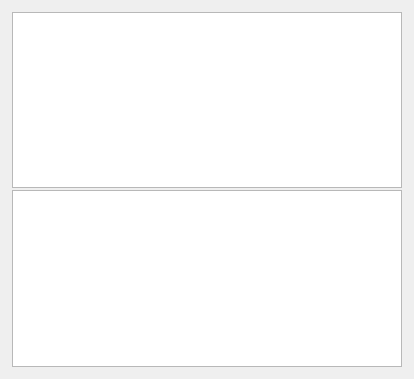
<?xml version="1.0" encoding="UTF-8"?>
<ui version="4.0">
 <class>QSignalVisualizerWidget</class>
 <widget class="QWidget" name="QSignalVisualizerWidget">
  <property name="geometry">
   <rect>
    <x>0</x>
    <y>0</y>
    <width>414</width>
    <height>379</height>
   </rect>
  </property>
  <property name="sizePolicy">
   <sizepolicy hsizetype="Expanding" vsizetype="Expanding">
    <horstretch>0</horstretch>
    <verstretch>0</verstretch>
   </sizepolicy>
  </property>
  <property name="windowTitle">
   <string/>
  </property>
  <layout class="QVBoxLayout" name="verticalLayout_2">
   <property name="margin">
    <number>3</number>
   </property>
   <item>
    <widget class="QSignalVisualizerWidget" name="widget" native="true">
     <layout class="QVBoxLayout" name="verticalLayout_3">
      <property name="spacing">
       <number>2</number>
      </property>
      <item>
       <layout class="QVBoxLayout" name="verticalLayout">
        <item>
         <widget class="QGraphicsView" name="graphicsView">
          <property name="styleSheet">
           <string notr="true"/>
          </property>
         </widget>
        </item>
        <item>
         <widget class="QGraphicsView" name="graphicsView_2">
          <property name="styleSheet">
           <string notr="true"/>
          </property>
         </widget>
        </item>
       </layout>
      </item>
     </layout>
    </widget>
   </item>
  </layout>
 </widget>
 <customwidgets>
  <customwidget>
   <class>QSignalVisualizerWidget</class>
   <extends>QWidget</extends>
   <header>Graphic_Interface.Widgets.QSignalVisualizerWidget</header>
   <container>1</container>
  </customwidget>
 </customwidgets>
 <resources/>
 <connections/>
</ui>
